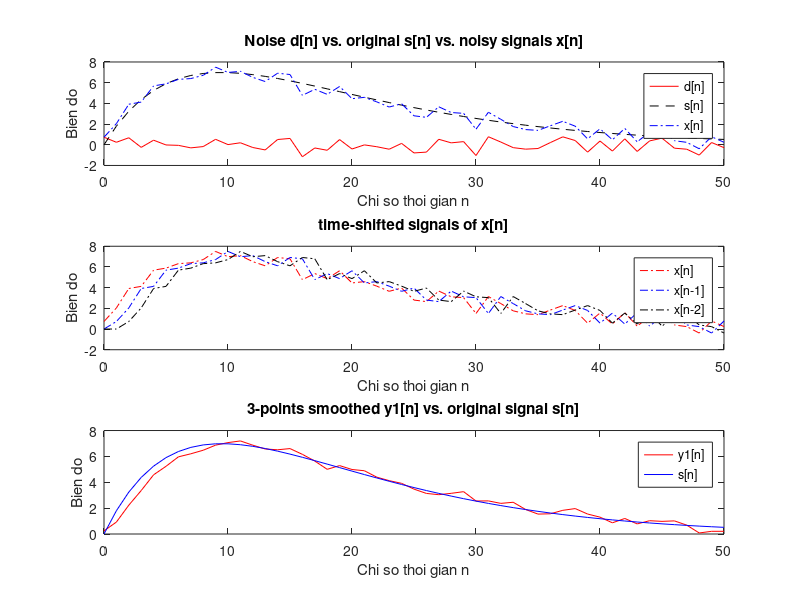
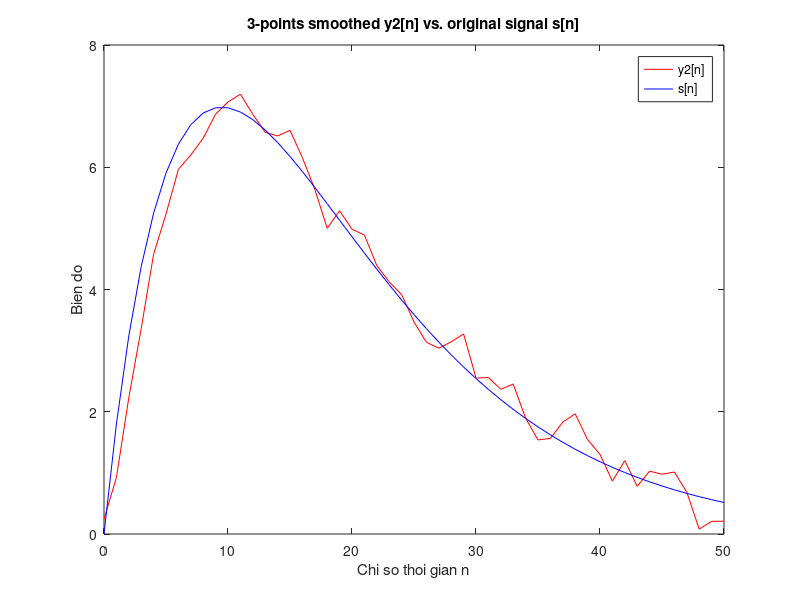
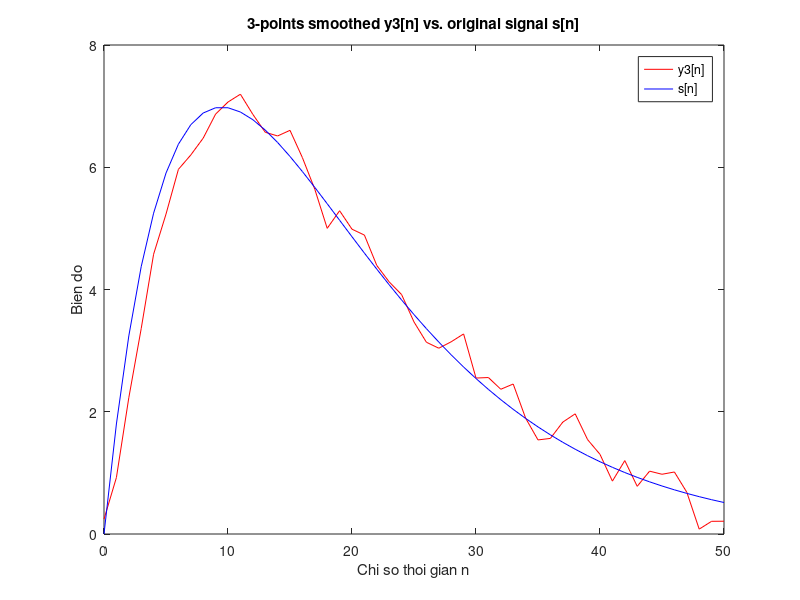
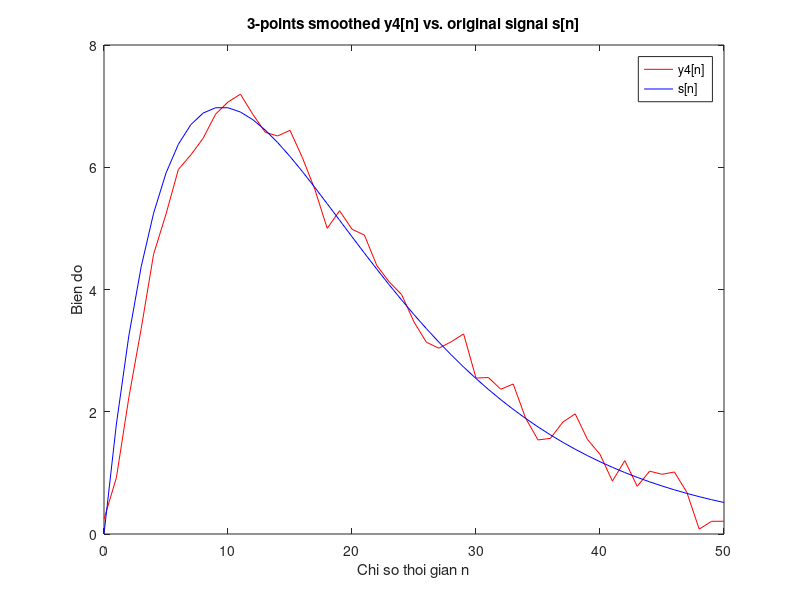

Recreate these plots in MATLAB, in order.
% chuong trinh lam tron 1 tin hieu de khu nhieu 
% dung bo loc lay trung binh cong 3 diem (3-points moving-averaging filter)
% co PTSP: y[n] = 1/3(x[n]+x[n-1]+x[n-2])
% problem statement: co tin hieu bi lan voi nhieu x[n], di khoi phuc lai
% tin hieu goc s[n] (an trong x[n])
% ky vong KQ: y[n] cang giong s[n] cang tot

% sinh tin hieu bi lan voi nhieu cong (additive noise)
clear all;
clf;                            % clear figures
L = 51;                         % do dai tin hieu
n = 0:L-1;                      % bien thoi gian roi rac
d = 0.5*randn(1,L);             % sinh tin hieu Gausian noise d[n] (0.5 la bien do nhieu)
s = 2*n.*(0.9.^n);              % sinh tin hieu goc s[n] = 2n(0.9)^n
x = s + d;                      % tin hieu co nhieu x[n]=s[n]+d[n]

% problem: co tin hieu bi nhieu x[n], di khoi phuc lai tin hieu goc s[n]
figure(1)                    
hold on
subplot(3,1,1)                 
plot(n,d,'r-',n,s,'k--',n,x,'b-.'); % ve do thi d[n],s[n],x[n]
xlabel('Chi so thoi gian n');
ylabel('Bien do');
legend('d[n]','s[n]','x[n]');
title('Noise d[n] vs. original s[n] vs. noisy signals x[n]');

% cach 1: cai dat he thong bang cach dich thoi gian va tinh
% TBC cua 3 tin hieu
x3 = [0,0,x(1:L-2)]        % x3[n] = x[n-2]
x1 = [x]                  % x1[n] = x[n]
x2 = [0, x(1:L-1)]    % x2[n] = x[n-1]

subplot(3,1,2)
% ve do thi x[n-1],x[n],x[n+1]
plot(n,x1,'r-.',n,x2,'b-.',n,x3,'k-.');
xlabel('Chi so thoi gian n');
ylabel('Bien do');
legend('x[n]','x[n-1]','x[n-2]');
title('time-shifted signals of x[n]');

y1 = 1/3*(x1+x2+x3)     % lenh cai dat he thong
subplot(3,1,3)
% ve do thi y1[n] vs. s[n]
plot(n,y1(1:L),'r-',n,s(1:L),'b-');
xlabel('Chi so thoi gian n');
ylabel('Bien do');
legend('y1[n]','s[n]');
title('3-points smoothed y1[n] vs. original signal s[n]');

% cach 2: cai dat he thong bang cach dung ham tinh tong chap conv()
% ghep noi tiep he som 1 don vi va he lay TB cong nhan qua
h = 1/3 * ones(1,3);    % h[n] = [1/3, 1/3, 1/3]
y2 = conv(x1, h);         % y2[n] = x1[n] * h[n]
% ve do thi y2[n] vs. s[n]
figure(2)
plot(n,y2(1:L),'r-',n,s(1:L),'b-');
xlabel('Chi so thoi gian n');
ylabel('Bien do');
legend('y2[n]','s[n]');
title('3-points smoothed y2[n] vs. original signal s[n]');


% cach 3: dung vong lap (hieu n l? mot chi so mau nao do)
% PUT YOUR CODE HERE
N=3;
y3 = x; %khoi tao gia tri tin hieu y
frame = 1:N; % tao truc thoi gian tin hieu cua so co chieu dai N
    for k = 1:length(x) % k chay tu 1 den chieu dai cua tin hieu x
        for i = 1:N %i chay tu 1 den N
            if(k < N)
            %xet gia tri tin hieu cua so temp ben trai tin hieu x
                if(i < N-k+1 ) % i < phan tu giua cua frame
                    frame(i) = 0;
                else
                    frame(i) = x(k-N+i); % i > phan tu giua cua frame
                end
            else
                %xet tin hieu frame chay o giua x.
                    frame(i) = x(k-N+i);
            end
        end
     y3(k) = 1/3*sum(frame);
    end
figure(3)
plot(n,y3(1:L),'r-',n,s(1:L),'b-');
xlabel('Chi so thoi gian n');
ylabel('Bien do');
legend('y3[n]','s[n]');
title('3-points smoothed y3[n] vs. original signal s[n]');


% cach 4: dung filter
y4 = filter(h,1,x1);
figure(4)
plot(n,y4(1:L),'r-',n,s(1:L),'b-');
xlabel('Chi so thoi gian n');
ylabel('Bien do');
legend('y4[n]','s[n]');
title('3-points smoothed y4[n] vs. original signal s[n]');

% ve do thi xep chong y1[n] va y2[n] y3[n] y[4] de test
figure(5)
hold on
plot(n,y1(1:L),'r--',n,y2(1:L),'b-.',n,y3(1:L),'g-.',n,y4(1:L),'m-.');
xlabel('Chi so thoi gian n');
ylabel('Bien do');
legend('y1[n]','y2[n]','y3[n]','y4[n]');
title('So sanh 4 cach');


